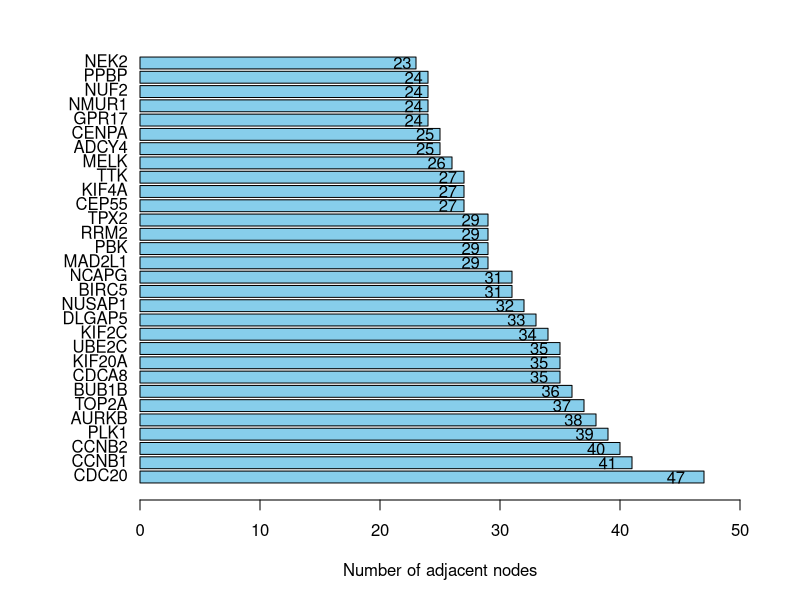

Write the R code that produced this figure.
#设置工作目录
setwd("D:\\biowolf\\bioR\\02.barplotStat")

#读取输入文件
rt=read.table("input.txt", header=T, sep="\t",comment.char = "", check.names =FALSE)
tb=table(c(as.vector(rt[,1]),as.vector(rt[,2])))    #对两列进行统计
#tb=table(as.vector(rt[,1]))        #对一列进行统计//不用的代码加#
tb=sort(tb,decreasing =T) #频率高的排前面

#输入每个基因的邻接点节点数目
outTab=as.data.frame(tb)
colnames(outTab)=c("Gene","Count")
write.table(outTab,file="statResult.xls",sep="\t",quote=F,row.names=F)

#定义柱状图显示基因数目
showNum=30
if(nrow(tb)<showNum){
	showNum=nrow(outTab)
}
n=as.matrix(tb)[1:showNum,]

#绘制柱状图
pdf(file="barplot.pdf",width=7,height=6)
par(mar=c(5,7,2,3),xpd=T)
bar=barplot(n,horiz=TRUE,col="skyblue",names=FALSE,xlim=c(0,ceiling(max(n)/5)*5),xlab="Number of adjacent nodes")
text(x=n*0.95,y=bar,n)
text(x=-0.2,y=bar,label=names(n),xpd=T,pos=2)
dev.off()
